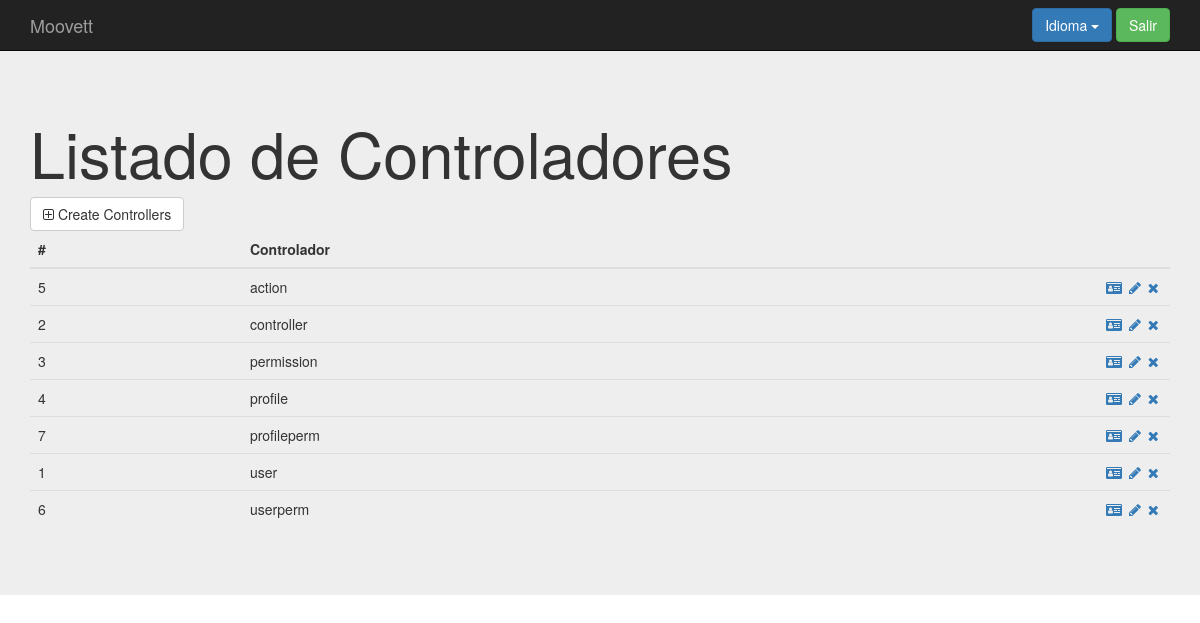
Before: /index.php?controller=controller&action=show (signed in) with the older database file.
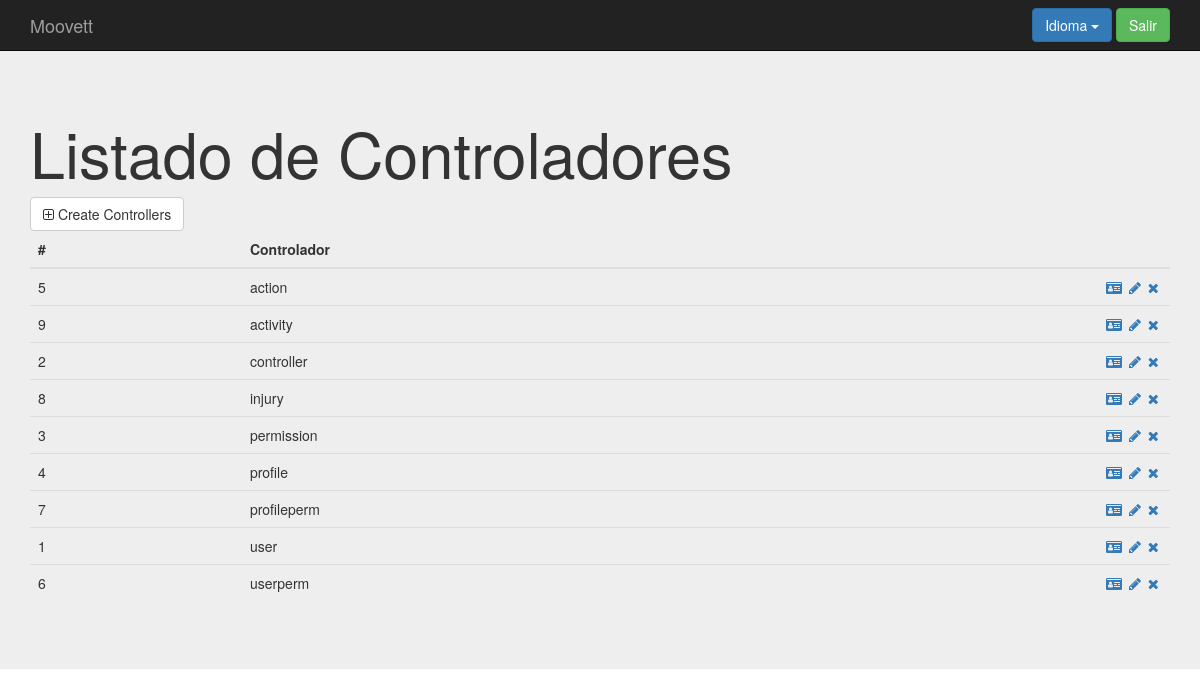
After: the same page with the newer database file.
### tables this page shows
create table `controller` (
`id` int(11) not null,
  `controllername` varchar(25) not null
);

### core/ViewManager.php (called while the page is built, shortened)
<?php
class ViewManager {
    private $variables = array();
    public function setVariable($varname, $value, $flash=false) {
        $this->variables[$varname] = $value;
    }
    public function getVariable($varname, $default=NULL) {
        if (!isset($this->variables[$varname])) {
            return $default;
        }
        return $this->variables[$varname];
    }
    public function render($controller, $viewname) {
        include(__DIR__."/../Views/$controller/$viewname.php");
    }
    private static $viewmanager_singleton = NULL;
    public static function getInstance() {
        if (self::$viewmanager_singleton == null) {
            self::$viewmanager_singleton = new ViewManager();
        }
        return self::$viewmanager_singleton;
    }
}

### Controllers/CONTROLLER_Controller.php (called while the page is built, shortened)
<?php
require_once(__DIR__."/../core/ViewManager.php");
require_once(__DIR__."/../core/I18n.php");
require_once(__DIR__."/../Models/Controller.php");
require_once(__DIR__."/../Models/CONTROLLER_Model.php");
class CONTROLLER_Controller extends BaseController {
    private $controllerMapper;
    public function __construct() {
        $this->controllerMapper = new CONTROLLER_Model();
        $this->view->setLayout("default");
    }
    public function show(){
        $controllers = $this->controllerMapper->fetch_all();
        $this->view->setVariable("controllers", $controllers);
        $this->view->render("controller", "CONTROLLER_SHOW_Vista");
    }
}

### index.php (called while the page is built, shortened)
<?php
function run() {
    try{
        $controller = loadController($_GET["controller"]);
        $actionName = $_GET["action"];
        $controller->$actionName();
    } catch(Exception $ex) {
        die($ex->getMessage());
  }
}
function loadController($controllerName) {
    return new $controllerClassName();
}
run();
?>

### core/I18n.php (called while the page is built, shortened)
<?php
class I18n {
  private $messages;
  public function setLanguage($language) {
    $this->messages = $i18n_messages;
  }
  public function i18n($key) {
    if (isset($this->messages[$key])){
      return $this->messages[$key];
    }else{
      return $key;
    }
  }
  private static $i18n_singleton = null;
  public static function getInstance() {
    if (self::$i18n_singleton == NULL) {
      self::$i18n_singleton = new I18n();
    }
    return self::$i18n_singleton;
  }
}
function i18n($key) {
  return I18n::getInstance()->i18n($key);
}

### Models/Controller.php (called while the page is built, shortened)
<?php
class Controller {
    private $id;
    private $controllerName;
    public function __construct($id=NULL, $controllerName=NULL, $action=NULL) {
        $this->id = $id;
        $this->controllerName = $controllerName;
    }
    public function getID() {
        return $this->id;
    }
    public function getControllerName() {
        return $this->controllerName;
    }
}

### Models/CONTROLLER_Model.php (called while the page is built, shortened)
<?php
require_once(__DIR__."/../core/PDOConnection.php");
class CONTROLLER_Model {
    private $db;
    public function __construct() {
        $this->db = PDOConnection::getInstance();
    }
    public function fetch_all(){
        $sql = $this->db->prepare("SELECT * FROM controller ORDER BY controllername");
        $sql->execute();
        $controllers_db = $sql->fetchAll(PDO::FETCH_ASSOC);
        $controllers = array();
        foreach ($controllers_db as $controller) {
            array_push($controllers, new Controller($controller["id"], $controller["controllername"]));
        }
        return $controllers;
    }
}

### core/PDOConnection.php (called while the page is built)
<?php
class PDOConnection {
    private static $dbhost = "127.0.0.1";
    private static $dbname = "moovett";
    private static $dbuser = "moovett";
    private static $dbpass = "moovett";
    private static $db_singleton = null;
    public static function getInstance() {
        if (self::$db_singleton == null) {
            self::$db_singleton = new PDO(
                "mysql:host=".self::$dbhost.";dbname=".self::$dbname.";charset=utf8",
                self::$dbuser,
                self::$dbpass,
                array(
                    PDO::ATTR_EMULATE_PREPARES => false,
                    PDO::ATTR_ERRMODE => PDO::ERRMODE_EXCEPTION
                )
            );
        }
        return self::$db_singleton;
    }
}
?>

### Views/controller/CONTROLLER_SHOW_Vista.php (the view, shortened to what the changed rows need)
<?php
require_once(__DIR__."/../../core/ViewManager.php");
$view = ViewManager::getInstance();
$view->setVariable("title", "Manage Controllers");
$controllers = $view->getVariable("controllers");
?>
<div class="jumbotron">
    <div class="container">
        <h1><?= i18n("List of Controllers")?></h1>
<table class="table">
      <thead>
        <tr>
          <th>#</th>
          <th><?= i18n("Controller") ?></th>
          <th style="width: 72px;"></th>
        </tr>
      </thead>
      <tbody>
	  <?php foreach($controllers as $controller){ ?>
          <tr>
	  <td><?php echo $controller->getID(); ?></td>
          <td><?php echo $controller->getControllerName(); ?></td>
          <td>
              <a href="index.php?controller=controller&action=showone&id=<?php echo $controller->getID();  ?>"><i class="fa fa-id-card" aria-hidden="true"></i></a>
              <a href="index.php?controller=controller&action=edit&id=<?php echo $controller->getID();  ?>"><i class="fa fa-pencil fa-fw" aria-hidden="true"></i></a>
              <a href="index.php?controller=controller&action=delete&id=<?php echo $controller->getID();  ?>" role="button" data-toggle="modal"><i class="fa fa-times" aria-hidden="true"></i></a>
          </td>
        </tr>
	<?php } ?>
      </tbody>
</table>
    </div>
</div>

Changed rows visible on the page:
added controller: id "9", controllername "activity"
added controller: id "8", controllername "injury"
